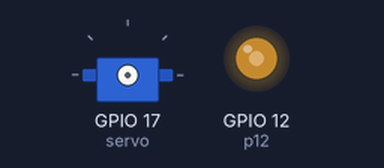
This program was run on a simulated ESP32 board running MicroPython. Shown: servo, output pins drawn as LEDs (lit = HIGH). Servo angles are drawn from the pulse width (0.5 ms = 0°, 2.5 ms = 180°); what the program prints to the serial console is not drawn. At 6.0 s the program stops and its outputs stay as they are.

Above: at 0.1 s.
At 6.1 s:
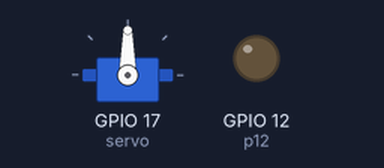
Timing chart, 0 to 7.5 s (numbered marks = the images above):
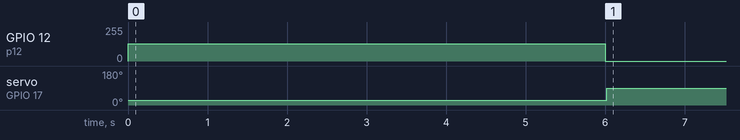

Measured:
- by itself, GPIO 12 (p12): 0/255 → 128/255 at 0.00 s, → 0/255 6.0 s later
- by itself, servo on GPIO 17 (servo): 25° → 90° at 6.0 s

The program:

pwm.py
```python
import machine
import time

# pins 0, 2, 4, 5, 12, 13, 14 and 15 all support PWM
# the frequency must be between 1Hz and 1kHz

p12 = machine.Pin(12)

pwm12 = machine.PWM(p12)

pwm12.freq(500)
pwm12.duty(512)     # the duty cycle is between 0 (all off) and 1023 (all on), with 512 being a 50% duty


print(pwm12)       # PWM(12, freq=500, duty=512)

time.sleep(6)
pwm12.deinit()


# Servo
servo = machine.PWM(machine.Pin(17), freq=50)
servo.duty(40)
servo.duty(115)
servo.duty(77)
```
